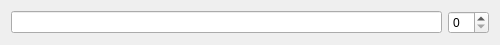
<?xml version="1.0" encoding="UTF-8"?>
<ui version="4.0">
 <class>SkillSelector</class>
 <widget class="QWidget" name="SkillSelector">
  <property name="geometry">
   <rect>
    <x>0</x>
    <y>0</y>
    <width>500</width>
    <height>41</height>
   </rect>
  </property>
  <property name="windowTitle">
   <string>Form</string>
  </property>
  <layout class="QHBoxLayout" name="horizontalLayout">
   <item>
    <widget class="QLineEdit" name="skillName"/>
   </item>
   <item>
    <widget class="QSpinBox" name="skillLevel"/>
   </item>
  </layout>
 </widget>
 <resources/>
 <connections/>
</ui>
